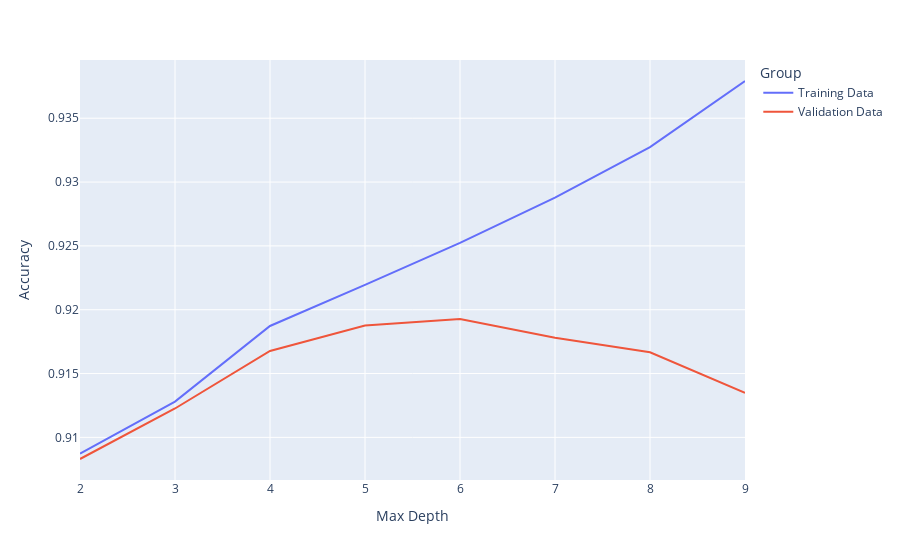

Notebook cell for this chart:
### Code cell
from sklearn.model_selection import KFold

# create 5-fold cross-validation
nk = 5
kf = KFold(n_splits=nk, random_state=0, shuffle=True)

# Search the parameter among the following
param_values = np.arange(2, 10)

# init acc
acc_train = np.zeros((nk , 8))
acc_val = np.zeros((nk , 8))

# init f1
f1_train = np.zeros((nk , 8))
f1_val = np.zeros((nk , 8))

i = 0
for train_index , val_index in kf.split(X):
    X_t, X_val = X.iloc[train_index], X.iloc[val_index]
    y_t, y_val = y.iloc[train_index], y.iloc[val_index]
    j = 0
    for c in param_values:
        dt = tree.DecisionTreeClassifier(max_depth = c, random_state=0)
        dt.fit(X_t, y_t)
        yhat = dt.predict(X_t)
        yhat2 = dt.predict(X_val)
        acc_train[i][j] = accuracy_score(yhat , y_t)
        f1_train[i][j] = f1_score(yhat , y_t)
        acc_val[i][j] = accuracy_score(yhat2 , y_val)
        f1_val[i][j] = f1_score(yhat2 , y_val)
        j = j + 1
    i = i + 1
    
# Store all mean accuracies of model on training data and validation data
mean_train_acc = np.mean(acc_train , axis = 0)
mean_val_acc = np.mean(acc_val , axis = 0)
mean_acc = list(mean_train_acc) + list(mean_val_acc)

# Prepare df for plotting
groups = ['Training Data'] * len(mean_train_acc) + ['Validation Data'] * len(mean_val_acc)
param_values = list(param_values) + list(param_values)

# Create dataframe with columns "accuracy" and "max_depth" and "group"
df_acc_comp = pd.DataFrame({'accuracy': mean_acc, 'max_depth': param_values, 'Group': groups})

# Draw line chart
fig = px.line(df_acc_comp, x="max_depth", y="accuracy", color='Group')

# Edit x and y axes labels
fig.update_layout(xaxis_title='Max Depth', yaxis_title='Accuracy')
fig.show()

### Figure 1 — Plotly figure (JSON) as saved in the notebook; plotly's stock layout.template omitted (floating-point values rounded to 4 significant figures)
{"data": [{"hovertemplate": "Group=Training Data<br>max_depth=%{x}<br>accuracy=%{y}<extra></extra>", "legendgroup": "Training Data", "line": {"color": "#636efa", "dash": "solid"}, "marker": {"symbol": "circle"}, "mode": "lines", "name": "Training Data", "orientation": "v", "showlegend": true, "type": "scatter", "x": [2, 3, 4, 5, 6, 7, 8, 9], "xaxis": "x", "y": [0.9087, 0.9128, 0.9187, 0.9219, 0.9252, 0.9288, 0.9327, 0.9379], "yaxis": "y"}, {"hovertemplate": "Group=Validation Data<br>max_depth=%{x}<br>accuracy=%{y}<extra></extra>", "legendgroup": "Validation Data", "line": {"color": "#EF553B", "dash": "solid"}, "marker": {"symbol": "circle"}, "mode": "lines", "name": "Validation Data", "orientation": "v", "showlegend": true, "type": "scatter", "x": [2, 3, 4, 5, 6, 7, 8, 9], "xaxis": "x", "y": [0.9083, 0.9123, 0.9168, 0.9188, 0.9193, 0.9178, 0.9167, 0.9135], "yaxis": "y"}], "layout": {"legend": {"title": {"text": "Group"}, "tracegroupgap": 0}, "margin": {"t": 60}, "xaxis": {"anchor": "y", "domain": [0, 1], "title": {"text": "Max Depth"}}, "yaxis": {"anchor": "x", "domain": [0, 1], "title": {"text": "Accuracy"}}}}
